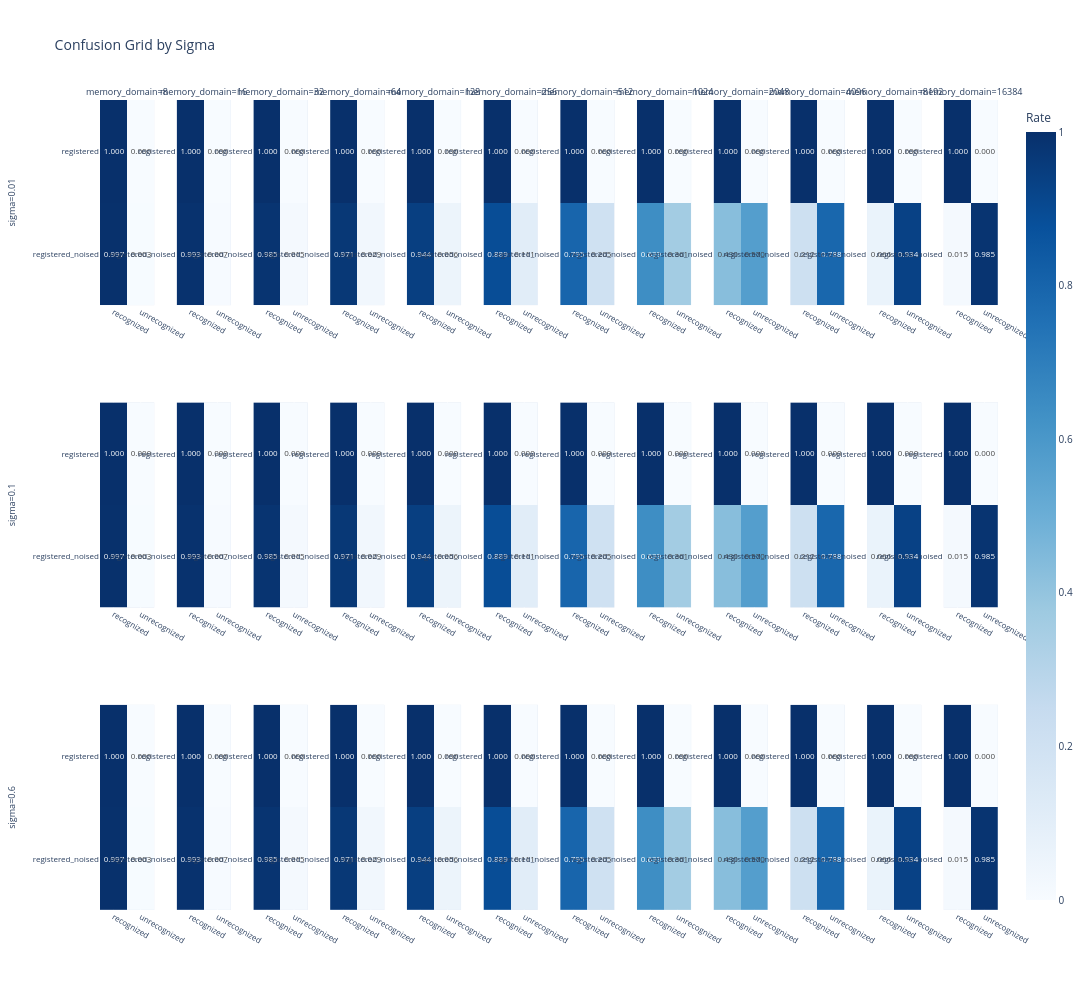

Source (notebook cell):
### Code cell
figs = plot_confusion_grid(
    e1dfn3,
    row_parameter="sigma",
    fixed_parameters={"xi": 0.0, "iota": 0.0, "kappa": 0.0},
    noise=True
)
figs.update_layout(title="Confusion Grid by Sigma")
figs.show()
figs.write_image("exp1n3_confusion_grid_by_sigma.svg")

### Figure 1 — Plotly figure (JSON) as saved in the notebook; plotly's stock layout.template omitted (floating-point values rounded to 4 significant figures)
{"data": [{"colorbar": {"title": {"text": "Rate"}}, "colorscale": [[0, "rgb(247,251,255)"], [0.125, "rgb(222,235,247)"], [0.25, "rgb(198,219,239)"], [0.375, "rgb(158,202,225)"], [0.5, "rgb(107,174,214)"], [0.625, "rgb(66,146,198)"], [0.75, "rgb(33,113,181)"], [0.875, "rgb(8,81,156)"], [1, "rgb(8,48,107)"]], "showscale": false, "texttemplate": "%{z:.3f}", "type": "heatmap", "x": ["recognized", "unrecognized"], "xaxis": "x", "y": ["registered", "registered_noised"], "yaxis": "y", "z": [[1, 0], [0.9968, 0.003226]], "zmax": 1, "zmin": 0}, {"colorbar": {"title": {"text": "Rate"}}, "colorscale": [[0, "rgb(247,251,255)"], [0.125, "rgb(222,235,247)"], [0.25, "rgb(198,219,239)"], [0.375, "rgb(158,202,225)"], [0.5, "rgb(107,174,214)"], [0.625, "rgb(66,146,198)"], [0.75, "rgb(33,113,181)"], [0.875, "rgb(8,81,156)"], [1, "rgb(8,48,107)"]], "showscale": false, "texttemplate": "%{z:.3f}", "type": "heatmap", "x": ["recognized", "unrecognized"], "xaxis": "x2", "y": ["registered", "registered_noised"], "yaxis": "y2", "z": [[1, 0], [0.9929, 0.007099]], "zmax": 1, "zmin": 0}, {"colorbar": {"title": {"text": "Rate"}}, "colorscale": [[0, "rgb(247,251,255)"], [0.125, "rgb(222,235,247)"], [0.25, "rgb(198,219,239)"], [0.375, "rgb(158,202,225)"], [0.5, "rgb(107,174,214)"], [0.625, "rgb(66,146,198)"], [0.75, "rgb(33,113,181)"], [0.875, "rgb(8,81,156)"], [1, "rgb(8,48,107)"]], "showscale": false, "texttemplate": "%{z:.3f}", "type": "heatmap", "x": ["recognized", "unrecognized"], "xaxis": "x3", "y": ["registered", "registered_noised"], "yaxis": "y3", "z": [[1, 0], [0.9852, 0.01481]], "zmax": 1, "zmin": 0}, {"colorbar": {"title": {"text": "Rate"}}, "colorscale": [[0, "rgb(247,251,255)"], [0.125, "rgb(222,235,247)"], [0.25, "rgb(198,219,239)"], [0.375, "rgb(158,202,225)"], [0.5, "rgb(107,174,214)"], [0.625, "rgb(66,146,198)"], [0.75, "rgb(33,113,181)"], [0.875, "rgb(8,81,156)"], [1, "rgb(8,48,107)"]], "showscale": false, "texttemplate": "%{z:.3f}", "type": "heatmap", "x": ["recognized", "unrecognized"], "xaxis": "x4", "y": ["registered", "registered_noised"], "yaxis": "y4", "z": [[1, 0], [0.9709, 0.02907]], "zmax": 1, "zmin": 0}, {"colorbar": {"title": {"text": "Rate"}}, "colorscale": [[0, "rgb(247,251,255)"], [0.125, "rgb(222,235,247)"], [0.25, "rgb(198,219,239)"], [0.375, "rgb(158,202,225)"], [0.5, "rgb(107,174,214)"], [0.625, "rgb(66,146,198)"], [0.75, "rgb(33,113,181)"], [0.875, "rgb(8,81,156)"], [1, "rgb(8,48,107)"]], "showscale": false, "texttemplate": "%{z:.3f}", "type": "heatmap", "x": ["recognized", "unrecognized"], "xaxis": "x5", "y": ["registered", "registered_noised"], "yaxis": "y5", "z": [[1, 0], [0.9437, 0.05632]], "zmax": 1, "zmin": 0}, {"colorbar": {"title": {"text": "Rate"}}, "colorscale": [[0, "rgb(247,251,255)"], [0.125, "rgb(222,235,247)"], [0.25, "rgb(198,219,239)"], [0.375, "rgb(158,202,225)"], [0.5, "rgb(107,174,214)"], [0.625, "rgb(66,146,198)"], [0.75, "rgb(33,113,181)"], [0.875, "rgb(8,81,156)"], [1, "rgb(8,48,107)"]], "showscale": false, "texttemplate": "%{z:.3f}", "type": "heatmap", "x": ["recognized", "unrecognized"], "xaxis": "x6", "y": ["registered", "registered_noised"], "yaxis": "y6", "z": [[1, 0], [0.8891, 0.1109]], "zmax": 1, "zmin": 0}, {"colorbar": {"title": {"text": "Rate"}}, "colorscale": [[0, "rgb(247,251,255)"], [0.125, "rgb(222,235,247)"], [0.25, "rgb(198,219,239)"], [0.375, "rgb(158,202,225)"], [0.5, "rgb(107,174,214)"], [0.625, "rgb(66,146,198)"], [0.75, "rgb(33,113,181)"], [0.875, "rgb(8,81,156)"], [1, "rgb(8,48,107)"]], "showscale": false, "texttemplate": "%{z:.3f}", "type": "heatmap", "x": ["recognized", "unrecognized"], "xaxis": "x7", "y": ["registered", "registered_noised"], "yaxis": "y7", "z": [[1, 0], [0.7949, 0.2051]], "zmax": 1, "zmin": 0}, {"colorbar": {"title": {"text": "Rate"}}, "colorscale": [[0, "rgb(247,251,255)"], [0.125, "rgb(222,235,247)"], [0.25, "rgb(198,219,239)"], [0.375, "rgb(158,202,225)"], [0.5, "rgb(107,174,214)"], [0.625, "rgb(66,146,198)"], [0.75, "rgb(33,113,181)"], [0.875, "rgb(8,81,156)"], [1, "rgb(8,48,107)"]], "showscale": false, "texttemplate": "%{z:.3f}", "type": "heatmap", "x": ["recognized", "unrecognized"], "xaxis": "x8", "y": ["registered", "registered_noised"], "yaxis": "y8", "z": [[1, 0], [0.6394, 0.3606]], "zmax": 1, "zmin": 0}, {"colorbar": {"title": {"text": "Rate"}}, "colorscale": [[0, "rgb(247,251,255)"], [0.125, "rgb(222,235,247)"], [0.25, "rgb(198,219,239)"], [0.375, "rgb(158,202,225)"], [0.5, "rgb(107,174,214)"], [0.625, "rgb(66,146,198)"], [0.75, "rgb(33,113,181)"], [0.875, "rgb(8,81,156)"], [1, "rgb(8,48,107)"]], "showscale": false, "texttemplate": "%{z:.3f}", "type": "heatmap", "x": ["recognized", "unrecognized"], "xaxis": "x9", "y": ["registered", "registered_noised"], "yaxis": "y9", "z": [[1, 0], [0.4298, 0.5702]], "zmax": 1, "zmin": 0}, {"colorbar": {"title": {"text": "Rate"}}, "colorscale": [[0, "rgb(247,251,255)"], [0.125, "rgb(222,235,247)"], [0.25, "rgb(198,219,239)"], [0.375, "rgb(158,202,225)"], [0.5, "rgb(107,174,214)"], [0.625, "rgb(66,146,198)"], [0.75, "rgb(33,113,181)"], [0.875, "rgb(8,81,156)"], [1, "rgb(8,48,107)"]], "showscale": false, "texttemplate": "%{z:.3f}", "type": "heatmap", "x": ["recognized", "unrecognized"], "xaxis": "x10", "y": ["registered", "registered_noised"], "yaxis": "y10", "z": [[1, 0], [0.2121, 0.7879]], "zmax": 1, "zmin": 0}, {"colorbar": {"title": {"text": "Rate"}}, "colorscale": [[0, "rgb(247,251,255)"], [0.125, "rgb(222,235,247)"], [0.25, "rgb(198,219,239)"], [0.375, "rgb(158,202,225)"], [0.5, "rgb(107,174,214)"], [0.625, "rgb(66,146,198)"], [0.75, "rgb(33,113,181)"], [0.875, "rgb(8,81,156)"], [1, "rgb(8,48,107)"]], "showscale": false, "texttemplate": "%{z:.3f}", "type": "heatmap", "x": ["recognized", "unrecognized"], "xaxis": "x11", "y": ["registered", "registered_noised"], "yaxis": "y11", "z": [[1, 0], [0.06582, 0.9342]], "zmax": 1, "zmin": 0}, {"colorbar": {"title": {"text": "Rate"}}, "colorscale": [[0, "rgb(247,251,255)"], [0.125, "rgb(222,235,247)"], [0.25, "rgb(198,219,239)"], [0.375, "rgb(158,202,225)"], [0.5, "rgb(107,174,214)"], [0.625, "rgb(66,146,198)"], [0.75, "rgb(33,113,181)"], [0.875, "rgb(8,81,156)"], [1, "rgb(8,48,107)"]], "showscale": true, "texttemplate": "%{z:.3f}", "type": "heatmap", "x": ["recognized", "unrecognized"], "xaxis": "x12", "y": ["registered", "registered_noised"], "yaxis": "y12", "z": [[1, 0], [0.01467, 0.9853]], "zmax": 1, "zmin": 0}, {"colorbar": {"title": {"text": "Rate"}}, "colorscale": [[0, "rgb(247,251,255)"], [0.125, "rgb(222,235,247)"], [0.25, "rgb(198,219,239)"], [0.375, "rgb(158,202,225)"], [0.5, "rgb(107,174,214)"], [0.625, "rgb(66,146,198)"], [0.75, "rgb(33,113,181)"], [0.875, "rgb(8,81,156)"], [1, "rgb(8,48,107)"]], "showscale": false, "texttemplate": "%{z:.3f}", "type": "heatmap", "x": ["recognized", "unrecognized"], "xaxis": "x13", "y": ["registered", "registered_noised"], "yaxis": "y13", "z": [[1, 0], [0.9968, 0.003226]], "zmax": 1, "zmin": 0}, {"colorbar": {"title": {"text": "Rate"}}, "colorscale": [[0, "rgb(247,251,255)"], [0.125, "rgb(222,235,247)"], [0.25, "rgb(198,219,239)"], [0.375, "rgb(158,202,225)"], [0.5, "rgb(107,174,214)"], [0.625, "rgb(66,146,198)"], [0.75, "rgb(33,113,181)"], [0.875, "rgb(8,81,156)"], [1, "rgb(8,48,107)"]], "showscale": false, "texttemplate": "%{z:.3f}", "type": "heatmap", "x": ["recognized", "unrecognized"], "xaxis": "x14", "y": ["registered", "registered_noised"], "yaxis": "y14", "z": [[1, 0], [0.9929, 0.007099]], "zmax": 1, "zmin": 0}, {"colorbar": {"title": {"text": "Rate"}}, "colorscale": [[0, "rgb(247,251,255)"], [0.125, "rgb(222,235,247)"], [0.25, "rgb(198,219,239)"], [0.375, "rgb(158,202,225)"], [0.5, "rgb(107,174,214)"], [0.625, "rgb(66,146,198)"], [0.75, "rgb(33,113,181)"], [0.875, "rgb(8,81,156)"], [1, "rgb(8,48,107)"]], "showscale": false, "texttemplate": "%{z:.3f}", "type": "heatmap", "x": ["recognized", "unrecognized"], "xaxis": "x15", "y": ["registered", "registered_noised"], "yaxis": "y15", "z": [[1, 0], [0.9852, 0.01481]], "zmax": 1, "zmin": 0}, {"colorbar": {"title": {"text": "Rate"}}, "colorscale": [[0, "rgb(247,251,255)"], [0.125, "rgb(222,235,247)"], [0.25, "rgb(198,219,239)"], [0.375, "rgb(158,202,225)"], [0.5, "rgb(107,174,214)"], [0.625, "rgb(66,146,198)"], [0.75, "rgb(33,113,181)"], [0.875, "rgb(8,81,156)"], [1, "rgb(8,48,107)"]], "showscale": false, "texttemplate": "%{z:.3f}", "type": "heatmap", "x": ["recognized", "unrecognized"], "xaxis": "x16", "y": ["registered", "registered_noised"], "yaxis": "y16", "z": [[1, 0], [0.9709, 0.02907]], "zmax": 1, "zmin": 0}, {"colorbar": {"title": {"text": "Rate"}}, "colorscale": [[0, "rgb(247,251,255)"], [0.125, "rgb(222,235,247)"], [0.25, "rgb(198,219,239)"], [0.375, "rgb(158,202,225)"], [0.5, "rgb(107,174,214)"], [0.625, "rgb(66,146,198)"], [0.75, "rgb(33,113,181)"], [0.875, "rgb(8,81,156)"], [1, "rgb(8,48,107)"]], "showscale": false, "texttemplate": "%{z:.3f}", "type": "heatmap", "x": ["recognized", "unrecognized"], "xaxis": "x17", "y": ["registered", "registered_noised"], "yaxis": "y17", "z": [[1, 0], [0.9437, 0.05632]], "zmax": 1, "zmin": 0}, {"colorbar": {"title": {"text": "Rate"}}, "colorscale": [[0, "rgb(247,251,255)"], [0.125, "rgb(222,235,247)"], [0.25, "rgb(198,219,239)"], [0.375, "rgb(158,202,225)"], [0.5, "rgb(107,174,214)"], [0.625, "rgb(66,146,198)"], [0.75, "rgb(33,113,181)"], [0.875, "rgb(8,81,156)"], [1, "rgb(8,48,107)"]], "showscale": false, "texttemplate": "%{z:.3f}", "type": "heatmap", "x": ["recognized", "unrecognized"], "xaxis": "x18", "y": ["registered", "registered_noised"], "yaxis": "y18", "z": [[1, 0], [0.8891, 0.1109]], "zmax": 1, "zmin": 0}, {"colorbar": {"title": {"text": "Rate"}}, "colorscale": [[0, "rgb(247,251,255)"], [0.125, "rgb(222,235,247)"], [0.25, "rgb(198,219,239)"], [0.375, "rgb(158,202,225)"], [0.5, "rgb(107,174,214)"], [0.625, "rgb(66,146,198)"], [0.75, "rgb(33,113,181)"], [0.875, "rgb(8,81,156)"], [1, "rgb(8,48,107)"]], "showscale": false, "texttemplate": "%{z:.3f}", "type": "heatmap", "x": ["recognized", "unrecognized"], "xaxis": "x19", "y": ["registered", "registered_noised"], "yaxis": "y19", "z": [[1, 0], [0.7949, 0.2051]], "zmax": 1, "zmin": 0}, {"colorbar": {"title": {"text": "Rate"}}, "colorscale": [[0, "rgb(247,251,255)"], [0.125, "rgb(222,235,247)"], [0.25, "rgb(198,219,239)"], [0.375, "rgb(158,202,225)"], [0.5, "rgb(107,174,214)"], [0.625, "rgb(66,146,198)"], [0.75, "rgb(33,113,181)"], [0.875, "rgb(8,81,156)"], [1, "rgb(8,48,107)"]], "showscale": false, "texttemplate": "%{z:.3f}", "type": "heatmap", "x": ["recognized", "unrecognized"], "xaxis": "x20", "y": ["registered", "registered_noised"], "yaxis": "y20", "z": [[1, 0], [0.6394, 0.3606]], "zmax": 1, "zmin": 0}, {"colorbar": {"title": {"text": "Rate"}}, "colorscale": [[0, "rgb(247,251,255)"], [0.125, "rgb(222,235,247)"], [0.25, "rgb(198,219,239)"], [0.375, "rgb(158,202,225)"], [0.5, "rgb(107,174,214)"], [0.625, "rgb(66,146,198)"], [0.75, "rgb(33,113,181)"], [0.875, "rgb(8,81,156)"], [1, "rgb(8,48,107)"]], "showscale": false, "texttemplate": "%{z:.3f}", "type": "heatmap", "x": ["recognized", "unrecognized"], "xaxis": "x21", "y": ["registered", "registered_noised"], "yaxis": "y21", "z": [[1, 0], [0.4298, 0.5702]], "zmax": 1, "zmin": 0}, {"colorbar": {"title": {"text": "Rate"}}, "colorscale": [[0, "rgb(247,251,255)"], [0.125, "rgb(222,235,247)"], [0.25, "rgb(198,219,239)"], [0.375, "rgb(158,202,225)"], [0.5, "rgb(107,174,214)"], [0.625, "rgb(66,146,198)"], [0.75, "rgb(33,113,181)"], [0.875, "rgb(8,81,156)"], [1, "rgb(8,48,107)"]], "showscale": false, "texttemplate": "%{z:.3f}", "type": "heatmap", "x": ["recognized", "unrecognized"], "xaxis": "x22", "y": ["registered", "registered_noised"], "yaxis": "y22", "z": [[1, 0], [0.2121, 0.7879]], "zmax": 1, "zmin": 0}, {"colorbar": {"title": {"text": "Rate"}}, "colorscale": [[0, "rgb(247,251,255)"], [0.125, "rgb(222,235,247)"], [0.25, "rgb(198,219,239)"], [0.375, "rgb(158,202,225)"], [0.5, "rgb(107,174,214)"], [0.625, "rgb(66,146,198)"], [0.75, "rgb(33,113,181)"], [0.875, "rgb(8,81,156)"], [1, "rgb(8,48,107)"]], "showscale": false, "texttemplate": "%{z:.3f}", "type": "heatmap", "x": ["recognized", "unrecognized"], "xaxis": "x23", "y": ["registered", "registered_noised"], "yaxis": "y23", "z": [[1, 0], [0.06582, 0.9342]], "zmax": 1, "zmin": 0}, {"colorbar": {"title": {"text": "Rate"}}, "colorscale": [[0, "rgb(247,251,255)"], [0.125, "rgb(222,235,247)"], [0.25, "rgb(198,219,239)"], [0.375, "rgb(158,202,225)"], [0.5, "rgb(107,174,214)"], [0.625, "rgb(66,146,198)"], [0.75, "rgb(33,113,181)"], [0.875, "rgb(8,81,156)"], [1, "rgb(8,48,107)"]], "showscale": false, "texttemplate": "%{z:.3f}", "type": "heatmap", "x": ["recognized", "unrecognized"], "xaxis": "x24", "y": ["registered", "registered_noised"], "yaxis": "y24", "z": [[1, 0], [0.01467, 0.9853]], "zmax": 1, "zmin": 0}, {"colorbar": {"title": {"text": "Rate"}}, "colorscale": [[0, "rgb(247,251,255)"], [0.125, "rgb(222,235,247)"], [0.25, "rgb(198,219,239)"], [0.375, "rgb(158,202,225)"], [0.5, "rgb(107,174,214)"], [0.625, "rgb(66,146,198)"], [0.75, "rgb(33,113,181)"], [0.875, "rgb(8,81,156)"], [1, "rgb(8,48,107)"]], "showscale": false, "texttemplate": "%{z:.3f}", "type": "heatmap", "x": ["recognized", "unrecognized"], "xaxis": "x25", "y": ["registered", "registered_noised"], "yaxis": "y25", "z": [[1, 0], [0.9968, 0.003226]], "zmax": 1, "zmin": 0}, {"colorbar": {"title": {"text": "Rate"}}, "colorscale": [[0, "rgb(247,251,255)"], [0.125, "rgb(222,235,247)"], [0.25, "rgb(198,219,239)"], [0.375, "rgb(158,202,225)"], [0.5, "rgb(107,174,214)"], [0.625, "rgb(66,146,198)"], [0.75, "rgb(33,113,181)"], [0.875, "rgb(8,81,156)"], [1, "rgb(8,48,107)"]], "showscale": false, "texttemplate": "%{z:.3f}", "type": "heatmap", "x": ["recognized", "unrecognized"], "xaxis": "x26", "y": ["registered", "registered_noised"], "yaxis": "y26", "z": [[1, 0], [0.9929, 0.007099]], "zmax": 1, "zmin": 0}, {"colorbar": {"title": {"text": "Rate"}}, "colorscale": [[0, "rgb(247,251,255)"], [0.125, "rgb(222,235,247)"], [0.25, "rgb(198,219,239)"], [0.375, "rgb(158,202,225)"], [0.5, "rgb(107,174,214)"], [0.625, "rgb(66,146,198)"], [0.75, "rgb(33,113,181)"], [0.875, "rgb(8,81,156)"], [1, "rgb(8,48,107)"]], "showscale": false, "texttemplate": "%{z:.3f}", "type": "heatmap", "x": ["recognized", "unrecognized"], "xaxis": "x27", "y": ["registered", "registered_noised"], "yaxis": "y27", "z": [[1, 0], [0.9852, 0.01481]], "zmax": 1, "zmin": 0}, {"colorbar": {"title": {"text": "Rate"}}, "colorscale": [[0, "rgb(247,251,255)"], [0.125, "rgb(222,235,247)"], [0.25, "rgb(198,219,239)"], [0.375, "rgb(158,202,225)"], [0.5, "rgb(107,174,214)"], [0.625, "rgb(66,146,198)"], [0.75, "rgb(33,113,181)"], [0.875, "rgb(8,81,156)"], [1, "rgb(8,48,107)"]], "showscale": false, "texttemplate": "%{z:.3f}", "type": "heatmap", "x": ["recognized", "unrecognized"], "xaxis": "x28", "y": ["registered", "registered_noised"], "yaxis": "y28", "z": [[1, 0], [0.9709, 0.02907]], "zmax": 1, "zmin": 0}, {"colorbar": {"title": {"text": "Rate"}}, "colorscale": [[0, "rgb(247,251,255)"], [0.125, "rgb(222,235,247)"], [0.25, "rgb(198,219,239)"], [0.375, "rgb(158,202,225)"], [0.5, "rgb(107,174,214)"], [0.625, "rgb(66,146,198)"], [0.75, "rgb(33,113,181)"], [0.875, "rgb(8,81,156)"], [1, "rgb(8,48,107)"]], "showscale": false, "texttemplate": "%{z:.3f}", "type": "heatmap", "x": ["recognized", "unrecognized"], "xaxis": "x29", "y": ["registered", "registered_noised"], "yaxis": "y29", "z": [[1, 0], [0.9437, 0.05632]], "zmax": 1, "zmin": 0}, {"colorbar": {"title": {"text": "Rate"}}, "colorscale": [[0, "rgb(247,251,255)"], [0.125, "rgb(222,235,247)"], [0.25, "rgb(198,219,239)"], [0.375, "rgb(158,202,225)"], [0.5, "rgb(107,174,214)"], [0.625, "rgb(66,146,198)"], [0.75, "rgb(33,113,181)"], [0.875, "rgb(8,81,156)"], [1, "rgb(8,48,107)"]], "showscale": false, "texttemplate": "%{z:.3f}", "type": "heatmap", "x": ["recognized", "unrecognized"], "xaxis": "x30", "y": ["registered", "registered_noised"], "yaxis": "y30", "z": [[1, 0], [0.8891, 0.1109]], "zmax": 1, "zmin": 0}, {"colorbar": {"title": {"text": "Rate"}}, "colorscale": [[0, "rgb(247,251,255)"], [0.125, "rgb(222,235,247)"], [0.25, "rgb(198,219,239)"], [0.375, "rgb(158,202,225)"], [0.5, "rgb(107,174,214)"], [0.625, "rgb(66,146,198)"], [0.75, "rgb(33,113,181)"], [0.875, "rgb(8,81,156)"], [1, "rgb(8,48,107)"]], "showscale": false, "texttemplate": "%{z:.3f}", "type": "heatmap", "x": ["recognized", "unrecognized"], "xaxis": "x31", "y": ["registered", "registered_noised"], "yaxis": "y31", "z": [[1, 0], [0.7949, 0.2051]], "zmax": 1, "zmin": 0}, {"colorbar": {"title": {"text": "Rate"}}, "colorscale": [[0, "rgb(247,251,255)"], [0.125, "rgb(222,235,247)"], [0.25, "rgb(198,219,239)"], [0.375, "rgb(158,202,225)"], [0.5, "rgb(107,174,214)"], [0.625, "rgb(66,146,198)"], [0.75, "rgb(33,113,181)"], [0.875, "rgb(8,81,156)"], [1, "rgb(8,48,107)"]], "showscale": false, "texttemplate": "%{z:.3f}", "type": "heatmap", "x": ["recognized", "unrecognized"], "xaxis": "x32", "y": ["registered", "registered_noised"], "yaxis": "y32", "z": [[1, 0], [0.6394, 0.3606]], "zmax": 1, "zmin": 0}, {"colorbar": {"title": {"text": "Rate"}}, "colorscale": [[0, "rgb(247,251,255)"], [0.125, "rgb(222,235,247)"], [0.25, "rgb(198,219,239)"], [0.375, "rgb(158,202,225)"], [0.5, "rgb(107,174,214)"], [0.625, "rgb(66,146,198)"], [0.75, "rgb(33,113,181)"], [0.875, "rgb(8,81,156)"], [1, "rgb(8,48,107)"]], "showscale": false, "texttemplate": "%{z:.3f}", "type": "heatmap", "x": ["recognized", "unrecognized"], "xaxis": "x33", "y": ["registered", "registered_noised"], "yaxis": "y33", "z": [[1, 0], [0.4298, 0.5702]], "zmax": 1, "zmin": 0}, {"colorbar": {"title": {"text": "Rate"}}, "colorscale": [[0, "rgb(247,251,255)"], [0.125, "rgb(222,235,247)"], [0.25, "rgb(198,219,239)"], [0.375, "rgb(158,202,225)"], [0.5, "rgb(107,174,214)"], [0.625, "rgb(66,146,198)"], [0.75, "rgb(33,113,181)"], [0.875, "rgb(8,81,156)"], [1, "rgb(8,48,107)"]], "showscale": false, "texttemplate": "%{z:.3f}", "type": "heatmap", "x": ["recognized", "unrecognized"], "xaxis": "x34", "y": ["registered", "registered_noised"], "yaxis": "y34", "z": [[1, 0], [0.2121, 0.7879]], "zmax": 1, "zmin": 0}, {"colorbar": {"title": {"text": "Rate"}}, "colorscale": [[0, "rgb(247,251,255)"], [0.125, "rgb(222,235,247)"], [0.25, "rgb(198,219,239)"], [0.375, "rgb(158,202,225)"], [0.5, "rgb(107,174,214)"], [0.625, "rgb(66,146,198)"], [0.75, "rgb(33,113,181)"], [0.875, "rgb(8,81,156)"], [1, "rgb(8,48,107)"]], "showscale": false, "texttemplate": "%{z:.3f}", "type": "heatmap", "x": ["recognized", "unrecognized"], "xaxis": "x35", "y": ["registered", "registered_noised"], "yaxis": "y35", "z": [[1, 0], [0.06582, 0.9342]], "zmax": 1, "zmin": 0}, {"colorbar": {"title": {"text": "Rate"}}, "colorscale": [[0, "rgb(247,251,255)"], [0.125, "rgb(222,235,247)"], [0.25, "rgb(198,219,239)"], [0.375, "rgb(158,202,225)"], [0.5, "rgb(107,174,214)"], [0.625, "rgb(66,146,198)"], [0.75, "rgb(33,113,181)"], [0.875, "rgb(8,81,156)"], [1, "rgb(8,48,107)"]], "showscale": false, "texttemplate": "%{z:.3f}", "type": "heatmap", "x": ["recognized", "unrecognized"], "xaxis": "x36", "y": ["registered", "registered_noised"], "yaxis": "y36", "z": [[1, 0], [0.01467, 0.9853]], "zmax": 1, "zmin": 0}], "layout": {"annotations": [{"font": {"size": 9}, "showarrow": false, "text": "memory_domain=8", "x": 0.03021, "xanchor": "center", "xref": "paper", "y": 1, "yanchor": "bottom", "yref": "paper"}, {"font": {"size": 9}, "showarrow": false, "text": "memory_domain=16", "x": 0.1156, "xanchor": "center", "xref": "paper", "y": 1, "yanchor": "bottom", "yref": "paper"}, {"font": {"size": 9}, "showarrow": false, "text": "memory_domain=32", "x": 0.201, "xanchor": "center", "xref": "paper", "y": 1, "yanchor": "bottom", "yref": "paper"}, {"font": {"size": 9}, "showarrow": false, "text": "memory_domain=64", "x": 0.2865, "xanchor": "center", "xref": "paper", "y": 1, "yanchor": "bottom", "yref": "paper"}, {"font": {"size": 9}, "showarrow": false, "text": "memory_domain=128", "x": 0.3719, "xanchor": "center", "xref": "paper", "y": 1, "yanchor": "bottom", "yref": "paper"}, {"font": {"size": 9}, "showarrow": false, "text": "memory_domain=256", "x": 0.4573, "xanchor": "center", "xref": "paper", "y": 1, "yanchor": "bottom", "yref": "paper"}, {"font": {"size": 9}, "showarrow": false, "text": "memory_domain=512", "x": 0.5427, "xanchor": "center", "xref": "paper", "y": 1, "yanchor": "bottom", "yref": "paper"}, {"font": {"size": 9}, "showarrow": false, "text": "memory_domain=1024", "x": 0.6281, "xanchor": "center", "xref": "paper", "y": 1, "yanchor": "bottom", "yref": "paper"}, {"font": {"size": 9}, "showarrow": false, "text": "memory_domain=2048", "x": 0.7135, "xanchor": "center", "xref": "paper", "y": 1, "yanchor": "bottom", "yref": "paper"}, {"font": {"size": 9}, "showarrow": false, "text": "memory_domain=4096", "x": 0.799, "xanchor": "center", "xref": "paper", "y": 1, "yanchor": "bottom", "yref": "paper"}, {"font": {"size": 9}, "showarrow": false, "text": "memory_domain=8192", "x": 0.8844, "xanchor": "center", "xref": "paper", "y": 1, "yanchor": "bottom", "yref": "paper"}, {"font": {"size": 9}, "showarrow": false, "text": "memory_domain=16384", "x": 0.9698, "xanchor": "center", "xref": "paper", "y": 1, "yanchor": "bottom", "yref": "paper"}], "font": {"size": 10}, "height": 990, "title": {"text": "Confusion Grid by Sigma"}, "width": 4200, "xaxis": {"anchor": "y", "domain": [0, 0.06042], "tickfont": {"size": 8}, "title": {"font": {"size": 9}}}, "xaxis10": {"anchor": "y10", "domain": [0.7687, 0.8292], "tickfont": {"size": 8}, "title": {"font": {"size": 9}}}, "xaxis11": {"anchor": "y11", "domain": [0.8542, 0.9146], "tickfont": {"size": 8}, "title": {"font": {"size": 9}}}, "xaxis12": {"anchor": "y12", "domain": [0.9396, 1], "tickfont": {"size": 8}, "title": {"font": {"size": 9}}}, "xaxis13": {"anchor": "y13", "domain": [0, 0.06042], "tickfont": {"size": 8}, "title": {"font": {"size": 9}}}, "xaxis14": {"anchor": "y14", "domain": [0.08542, 0.1458], "tickfont": {"size": 8}, "title": {"font": {"size": 9}}}, "xaxis15": {"anchor": "y15", "domain": [0.1708, 0.2313], "tickfont": {"size": 8}, "title": {"font": {"size": 9}}}, "xaxis16": {"anchor": "y16", "domain": [0.2562, 0.3167], "tickfont": {"size": 8}, "title": {"font": {"size": 9}}}, "xaxis17": {"anchor": "y17", "domain": [0.3417, 0.4021], "tickfont": {"size": 8}, "title": {"font": {"size": 9}}}, "xaxis18": {"anchor": "y18", "domain": [0.4271, 0.4875], "tickfont": {"size": 8}, "title": {"font": {"size": 9}}}, "xaxis19": {"anchor": "y19", "domain": [0.5125, 0.5729], "tickfont": {"size": 8}, "title": {"font": {"size": 9}}}, "xaxis2": {"anchor": "y2", "domain": [0.08542, 0.1458], "tickfont": {"size": 8}, "title": {"font": {"size": 9}}}, "xaxis20": {"anchor": "y20", "domain": [0.5979, 0.6583], "tickfont": {"size": 8}, "title": {"font": {"size": 9}}}, "xaxis21": {"anchor": "y21", "domain": [0.6833, 0.7438], "tickfont": {"size": 8}, "title": {"font": {"size": 9}}}, "xaxis22": {"anchor": "y22", "domain": [0.7687, 0.8292], "tickfont": {"size": 8}, "title": {"font": {"size": 9}}}, "xaxis23": {"anchor": "y23", "domain": [0.8542, 0.9146], "tickfont": {"size": 8}, "title": {"font": {"size": 9}}}, "xaxis24": {"anchor": "y24", "domain": [0.9396, 1], "tickfont": {"size": 8}, "title": {"font": {"size": 9}}}, "xaxis25": {"anchor": "y25", "domain": [0, 0.06042], "tickfont": {"size": 8}, "title": {"font": {"size": 9}}}, "xaxis26": {"anchor": "y26", "domain": [0.08542, 0.1458], "tickfont": {"size": 8}, "title": {"font": {"size": 9}}}, "xaxis27": {"anchor": "y27", "domain": [0.1708, 0.2313], "tickfont": {"size": 8}, "title": {"font": {"size": 9}}}, "xaxis28": {"anchor": "y28", "domain": [0.2562, 0.3167], "tickfont": {"size": 8}, "title": {"font": {"size": 9}}}, "xaxis29": {"anchor": "y29", "domain": [0.3417, 0.4021], "tickfont": {"size": 8}, "title": {"font": {"size": 9}}}, "xaxis3": {"anchor": "y3", "domain": [0.1708, 0.2313], "tickfont": {"size": 8}, "title": {"font": {"size": 9}}}, "xaxis30": {"anchor": "y30", "domain": [0.4271, 0.4875], "tickfont": {"size": 8}, "title": {"font": {"size": 9}}}, "xaxis31": {"anchor": "y31", "domain": [0.5125, 0.5729], "tickfont": {"size": 8}, "title": {"font": {"size": 9}}}, "xaxis32": {"anchor": "y32", "domain": [0.5979, 0.6583], "tickfont": {"size": 8}, "title": {"font": {"size": 9}}}, "xaxis33": {"anchor": "y33", "domain": [0.6833, 0.7438], "tickfont": {"size": 8}, "title": {"font": {"size": 9}}}, "xaxis34": {"anchor": "y34", "domain": [0.7687, 0.8292], "tickfont": {"size": 8}, "title": {"font": {"size": 9}}}, "xaxis35": {"anchor": "y35", "domain": [0.8542, 0.9146], "tickfont": {"size": 8}, "title": {"font": {"size": 9}}}, "xaxis36": {"anchor": "y36", "domain": [0.9396, 1], "tickfont": {"size": 8}, "title": {"font": {"size": 9}}}, "xaxis4": {"anchor": "y4", "domain": [0.2562, 0.3167], "tickfont": {"size": 8}, "title": {"font": {"size": 9}}}, "xaxis5": {"anchor": "y5", "domain": [0.3417, 0.4021], "tickfont": {"size": 8}, "title": {"font": {"size": 9}}}, "xaxis6": {"anchor": "y6", "domain": [0.4271, 0.4875], "tickfont": {"size": 8}, "title": {"font": {"size": 9}}}, "xaxis7": {"anchor": "y7", "domain": [0.5125, 0.5729], "tickfont": {"size": 8}, "title": {"font": {"size": 9}}}, "xaxis8": {"anchor": "y8", "domain": [0.5979, 0.6583], "tickfont": {"size": 8}, "title": {"font": {"size": 9}}}, "xaxis9": {"anchor": "y9", "domain": [0.6833, 0.7438], "tickfont": {"size": 8}, "title": {"font": {"size": 9}}}, "yaxis": {"anchor": "x", "autorange": "reversed", "domain": [0.7467, 1], "tickfont": {"size": 8}, "title": {"font": {"size": 9}, "text": "sigma=0.01"}}, "yaxis10": {"anchor": "x10", "autorange": "reversed", "domain": [0.7467, 1], "tickfont": {"size": 8}, "title": {"font": {"size": 9}}}, "yaxis11": {"anchor": "x11", "autorange": "reversed", "domain": [0.7467, 1], "tickfont": {"size": 8}, "title": {"font": {"size": 9}}}, "yaxis12": {"anchor": "x12", "autorange": "reversed", "domain": [0.7467, 1], "tickfont": {"size": 8}, "title": {"font": {"size": 9}}}, "yaxis13": {"anchor": "x13", "autorange": "reversed", "domain": [0.3733, 0.6267], "tickfont": {"size": 8}, "title": {"font": {"size": 9}, "text": "sigma=0.1"}}, "yaxis14": {"anchor": "x14", "autorange": "reversed", "domain": [0.3733, 0.6267], "tickfont": {"size": 8}, "title": {"font": {"size": 9}}}, "yaxis15": {"anchor": "x15", "autorange": "reversed", "domain": [0.3733, 0.6267], "tickfont": {"size": 8}, "title": {"font": {"size": 9}}}, "yaxis16": {"anchor": "x16", "autorange": "reversed", "domain": [0.3733, 0.6267], "tickfont": {"size": 8}, "title": {"font": {"size": 9}}}, "yaxis17": {"anchor": "x17", "autorange": "reversed", "domain": [0.3733, 0.6267], "tickfont": {"size": 8}, "title": {"font": {"size": 9}}}, "yaxis18": {"anchor": "x18", "autorange": "reversed", "domain": [0.3733, 0.6267], "tickfont": {"size": 8}, "title": {"font": {"size": 9}}}, "yaxis19": {"anchor": "x19", "autorange": "reversed", "domain": [0.3733, 0.6267], "tickfont": {"size": 8}, "title": {"font": {"size": 9}}}, "yaxis2": {"anchor": "x2", "autorange": "reversed", "domain": [0.7467, 1], "tickfont": {"size": 8}, "title": {"font": {"size": 9}}}, "yaxis20": {"anchor": "x20", "autorange": "reversed", "domain": [0.3733, 0.6267], "tickfont": {"size": 8}, "title": {"font": {"size": 9}}}, "yaxis21": {"anchor": "x21", "autorange": "reversed", "domain": [0.3733, 0.6267], "tickfont": {"size": 8}, "title": {"font": {"size": 9}}}, "yaxis22": {"anchor": "x22", "autorange": "reversed", "domain": [0.3733, 0.6267], "tickfont": {"size": 8}, "title": {"font": {"size": 9}}}, "yaxis23": {"anchor": "x23", "autorange": "reversed", "domain": [0.3733, 0.6267], "tickfont": {"size": 8}, "title": {"font": {"size": 9}}}, "yaxis24": {"anchor": "x24", "autorange": "reversed", "domain": [0.3733, 0.6267], "tickfont": {"size": 8}, "title": {"font": {"size": 9}}}, "yaxis25": {"anchor": "x25", "autorange": "reversed", "domain": [0, 0.2533], "tickfont": {"size": 8}, "title": {"font": {"size": 9}, "text": "sigma=0.6"}}, "yaxis26": {"anchor": "x26", "autorange": "reversed", "domain": [0, 0.2533], "tickfont": {"size": 8}, "title": {"font": {"size": 9}}}, "yaxis27": {"anchor": "x27", "autorange": "reversed", "domain": [0, 0.2533], "tickfont": {"size": 8}, "title": {"font": {"size": 9}}}, "yaxis28": {"anchor": "x28", "autorange": "reversed", "domain": [0, 0.2533], "tickfont": {"size": 8}, "title": {"font": {"size": 9}}}, "yaxis29": {"anchor": "x29", "autorange": "reversed", "domain": [0, 0.2533], "tickfont": {"size": 8}, "title": {"font": {"size": 9}}}, "yaxis3": {"anchor": "x3", "autorange": "reversed", "domain": [0.7467, 1], "tickfont": {"size": 8}, "title": {"font": {"size": 9}}}, "yaxis30": {"anchor": "x30", "autorange": "reversed", "domain": [0, 0.2533], "tickfont": {"size": 8}, "title": {"font": {"size": 9}}}, "yaxis31": {"anchor": "x31", "autorange": "reversed", "domain": [0, 0.2533], "tickfont": {"size": 8}, "title": {"font": {"size": 9}}}, "yaxis32": {"anchor": "x32", "autorange": "reversed", "domain": [0, 0.2533], "tickfont": {"size": 8}, "title": {"font": {"size": 9}}}, "yaxis33": {"anchor": "x33", "autorange": "reversed", "domain": [0, 0.2533], "tickfont": {"size": 8}, "title": {"font": {"size": 9}}}, "yaxis34": {"anchor": "x34", "autorange": "reversed", "domain": [0, 0.2533], "tickfont": {"size": 8}, "title": {"font": {"size": 9}}}, "yaxis35": {"anchor": "x35", "autorange": "reversed", "domain": [0, 0.2533], "tickfont": {"size": 8}, "title": {"font": {"size": 9}}}, "yaxis36": {"anchor": "x36", "autorange": "reversed", "domain": [0, 0.2533], "tickfont": {"size": 8}, "title": {"font": {"size": 9}}}, "yaxis4": {"anchor": "x4", "autorange": "reversed", "domain": [0.7467, 1], "tickfont": {"size": 8}, "title": {"font": {"size": 9}}}, "yaxis5": {"anchor": "x5", "autorange": "reversed", "domain": [0.7467, 1], "tickfont": {"size": 8}, "title": {"font": {"size": 9}}}, "yaxis6": {"anchor": "x6", "autorange": "reversed", "domain": [0.7467, 1], "tickfont": {"size": 8}, "title": {"font": {"size": 9}}}, "yaxis7": {"anchor": "x7", "autorange": "reversed", "domain": [0.7467, 1], "tickfont": {"size": 8}, "title": {"font": {"size": 9}}}, "yaxis8": {"anchor": "x8", "autorange": "reversed", "domain": [0.7467, 1], "tickfont": {"size": 8}, "title": {"font": {"size": 9}}}, "yaxis9": {"anchor": "x9", "autorange": "reversed", "domain": [0.7467, 1], "tickfont": {"size": 8}, "title": {"font": {"size": 9}}}}}
